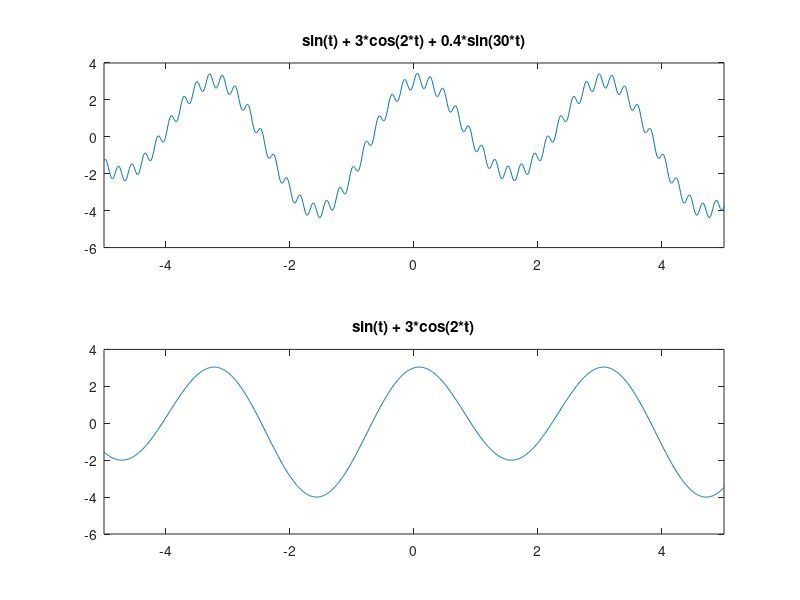

Source code (MATLAB):
clear all; close all; clc

t = linspace(-5, 5, 1000);

f = sin(t) + 3*cos(2*t) + 0.4*sin(30*t);
ftilde = sin(t) + 3*cos(2*t);

figure(1), subplot(2,1,1), plot(t,f), ...
    title('sin(t) + 3*cos(2*t) + 0.4*sin(30*t)'), axis([-5 5 -6 4])
pause
subplot(2,1,2), plot(t,ftilde), title('sin(t) + 3*cos(2*t)'), ...
    axis([-5 5 -6 4])